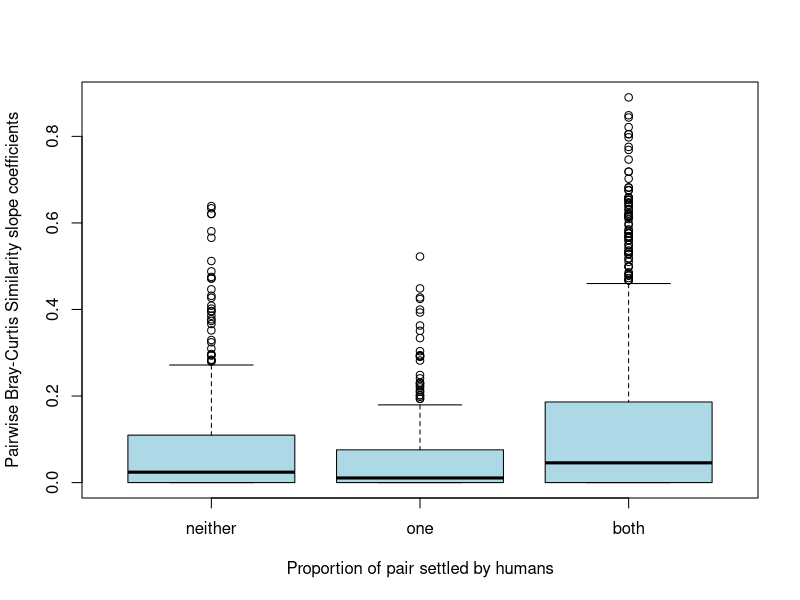

Recreate this plot in R.
#here we produce the boxplots to show the similarity
#of sites where neither, one, or both sites were
#settled by people during any particular interval

#the dat csv was group column was input my hand
#in excel
library(tidyverse)
dat<-read.csv("Outputs/dat.csv")

dat<-dat[-c(1,5)]

dat$group <- cut(dat$times, breaks = c(-Inf, 650, 3150, Inf), 
              labels = c("both", "tbc", "neither"))

tbc<- dat[dat$group == "tbc", ]
both<- dat[dat$group == "both", ]
neither<- dat[dat$group == "neither", ]

tbc<-tbc[-c(4)]

tbc$group <- case_when(
  grepl("^(?:aro|tuk|wai) (aro|tuk|wai)$",
        tbc$name, ignore.case=TRUE) ~ "neither",
  grepl("\\b(?:ano|tuk|wai)\\b", tbc$name, ignore.case=TRUE) ~ "one",
  TRUE ~ "both")  

dat<-rbind(both,neither,tbc)

levels(dat$group)
dat$group <- factor(dat$group , levels=c("neither", "one", "both"))
boxplot(sims ~ group, data = dat, col="lightblue", xlab = "Proportion of pair settled by humans",
        ylab = "Pairwise Bray-Curtis Similarity slope coefficients")
